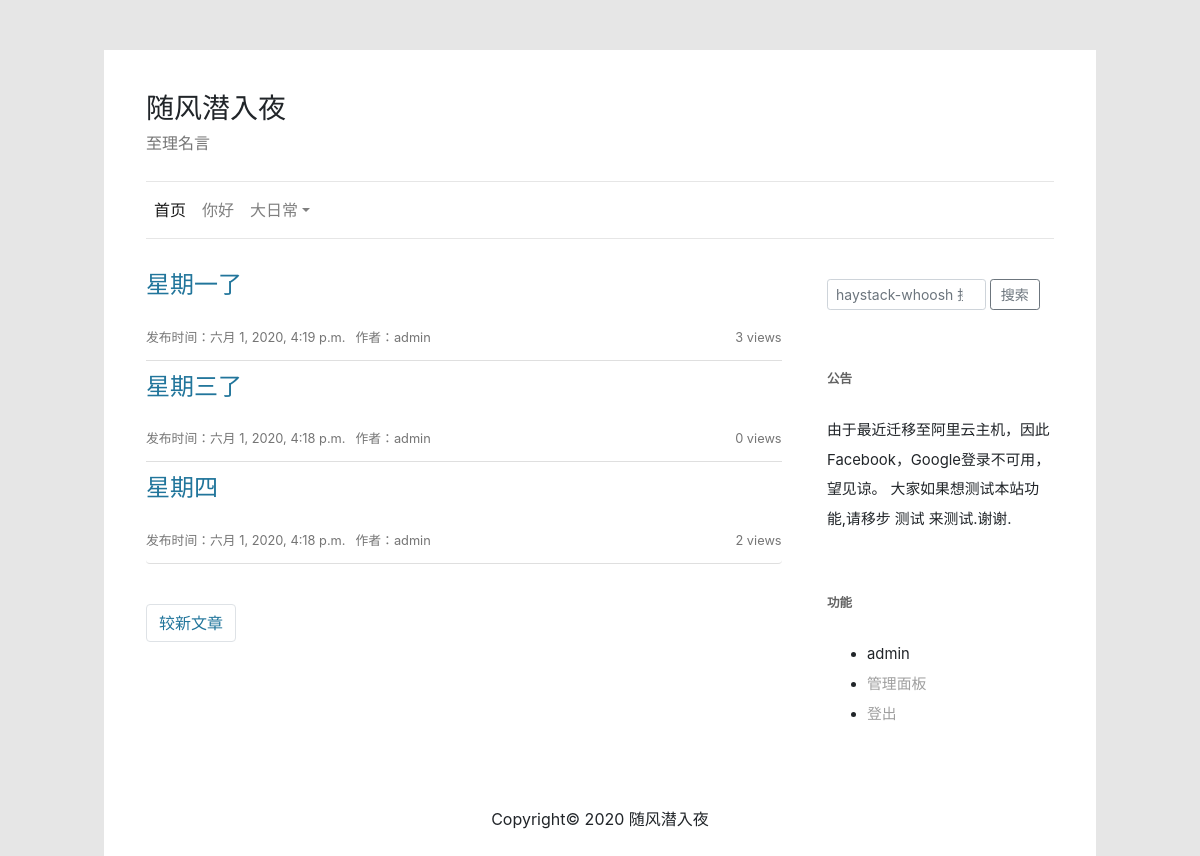
Page /?page=2 (signed in) on the earlier database version.
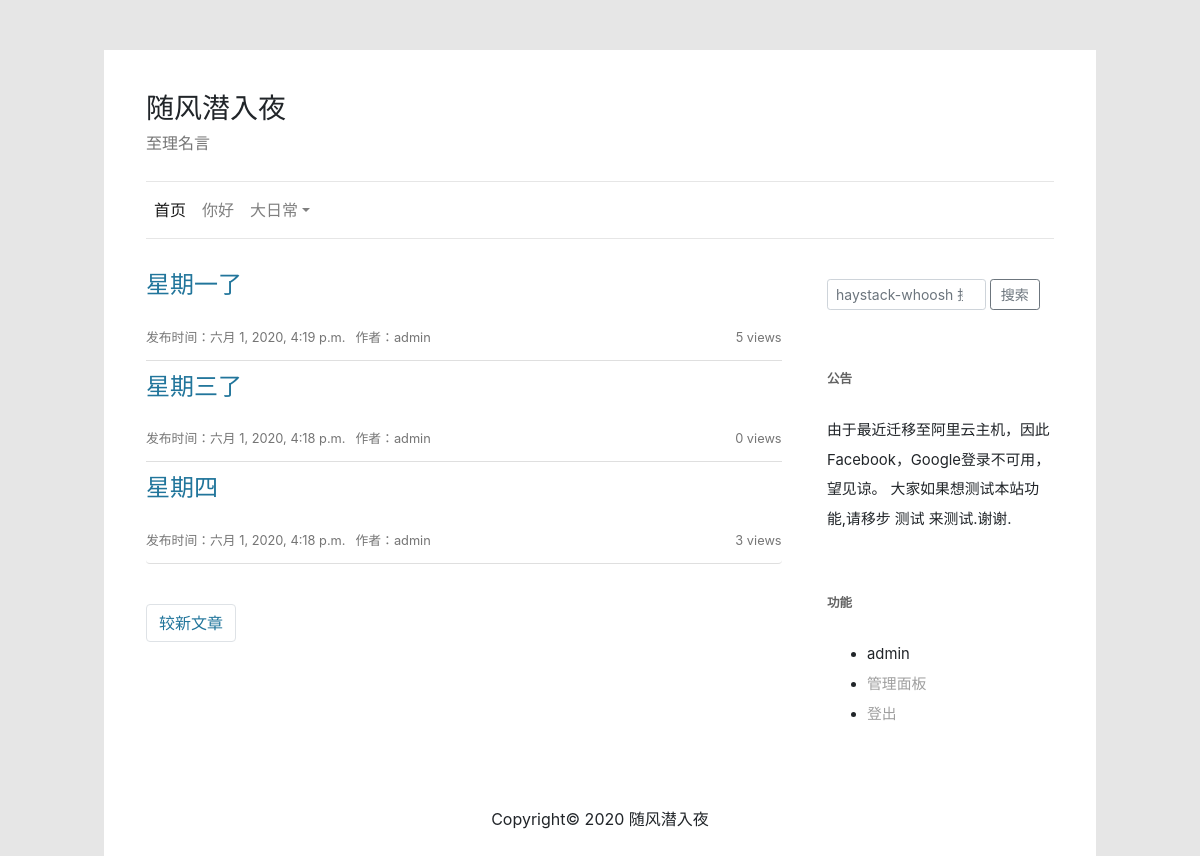
Same page on the later database version.
### blog/models.py (models this page shows, shortened)
class BaseModel(models.Model):
    id = models.AutoField(primary_key=True)
    created_time = models.DateTimeField('创建时间', auto_now_add=True)
    last_mod_time = models.DateTimeField('修改时间', auto_now=True)
    class Meta:
        abstract = True

class Article(BaseModel):
    STATUS_CHOICES = (
        ('d', '草稿'),
        ('p', '发表'),
    )
    COMMENT_STATUS = (
        ('o', '打开'),
        ('c', '关闭'),
    )
    TYPE = (
        ('a', '文章'),
        ('p', '页面'),
    )
    title = models.CharField('标题', max_length=200, unique=True)
    body = MDTextField('正文')
    pub_time = models.DateTimeField(
        '发布时间', blank=False, null=False, auto_now_add=True)
    status = models.CharField(
        '文章状态',
        max_length=1,
        choices=STATUS_CHOICES,
        default='p')
    comment_status = models.CharField(
        '评论状态',
        max_length=1,
        choices=COMMENT_STATUS,
        default='o')
    type = models.CharField('类型', max_length=1, choices=TYPE, default='a')
    views = models.PositiveIntegerField('浏览量', default=0)
    author = models.ForeignKey(
        settings.AUTH_USER_MODEL,
        verbose_name='作者',
        blank=False,
        null=False,
        on_delete=models.CASCADE)
    article_order = models.IntegerField(
        '排序,数字越大越靠前', blank=False, null=False, default=0)
    category = models.ForeignKey(
        'Category',
        verbose_name='分类',
        on_delete=models.CASCADE,
        blank=False,
        null=False)
    tags = models.ManyToManyField('Tag', verbose_name='标签集合', blank=True)
    class Meta:
        ordering = ['-article_order', '-pub_time']
        verbose_name = "文章"
        verbose_name_plural = verbose_name
        get_latest_by = 'id'
    def get_absolute_url(self):
        return reverse('blog:detailbyid', kwargs={
            'article_id': self.id,
            'year': self.created_time.year,
            'month': self.created_time.month,
            'day': self.created_time.day
        })

### users/models.py (models this page shows, shortened)
class UserProfile(AbstractUser):
    nickname = models.CharField('昵称', max_length=100, blank=True)
    created_time = models.DateTimeField('创建时间', auto_now_add=True)
    last_mod_time = models.DateTimeField('修改时间', auto_now=True)
    source = models.CharField("创建来源", max_length=100, blank=True)
    class Meta:
        ordering = ['-id']
        verbose_name = "用户"
        verbose_name_plural = verbose_name
        get_latest_by = 'id'

### blog/views.py (the view)
# urls.py: path(r'', ArticleIndexView.as_view(), name="index"),
class ArticleIndexView(ArticleListView):
    queryset = Article.objects.filter(status='p')
    template_name = "index.html"
    context_object_name = "article_list"
    paginate_by = 5
    page_kwarg = 'page'
    page_type = ""
    tag_name = ""

### blog/models.py (called while the page is built)
    def get_absolute_url(self):
        return reverse('blog:categorybyslug', kwargs={
            'category_name': self.slug
        })

    def get_sub_categorys(self):
        categorys = []
        all_categorys = Category.objects.all()
        def parse(category):
            if category not in categorys:
                categorys.append(category)
            childs = all_categorys.filter(parent_category=category)
            for child in childs:
                if category not in categorys:
                    categorys.append(child)
                parse(child)
        parse(self)
        return categorys

### blog/templatetags/blog_tags.py (called while the page is built)
@register.simple_tag
def query_category(parent_category):
    nav_category = Category.objects.filter(parent_category=parent_category).all()
    return nav_category

### templates/index.html
{% extends 'blog_base.html' %}
{% block content %}
    {% include "index_article_list.html" %}
{% endblock %}

### templates/index_article_list.html (shortened to what this page needs)
<ul class="list-group">
    {% for article in article_list %}
        <li class="list-group-item">
            <div class="blog-post-title">
                <p class="h4"><a href="{{ article.get_absolute_url }}">{{ article.title }}</a></p>
            </div>
            <div class="blog-post-views clearfix">
                <div class="float-left">
                    <small>发布时间：{{ article.pub_time }}</small>
                </div>
                <div class="float-left">
                    <small>作者：{{ article.author.username }}</small>
                </div>
                <div class="float-right">
                    <small>{{ article.views }} views</small>
                </div>
            </div>
        </li>
    {% endfor %}
</ul>
<nav aria-label="Page navigation " class="blog-page">
    <ul class="pagination d-flex justify-content-between">
        {% if page_obj.has_previous %}
            <li class="page-item"><a class="page-link" href="?page={{ page_obj.previous_page_number }}">较新文章</a></li>
        {% endif %}
    </ul>
</nav>

Differences in the rows shown:
changed Article "星期一了": views "3" → "5"
changed Article "星期四": views "2" → "3"
